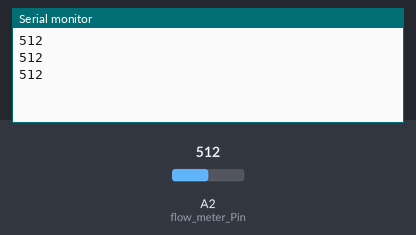
Simulated run of this sketch. Board: Arduino Uno, built with avr-gcc and run on an emulated ATmega328P. Parts: the last lines printed to the serial monitor. The test bench sets the inputs (shaded band); at power-on: A2 (flow_meter_Pin) = 512.

Above: at 2.2 s.
2.3 s: A2 (flow_meter_Pin) set to 716
At 2.9 s:
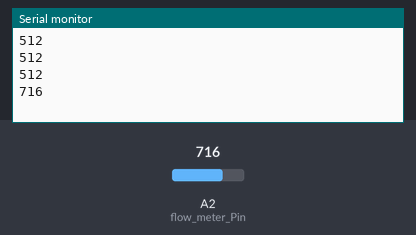
3.8 s: A2 (flow_meter_Pin) set to 900
At 4.4 s:
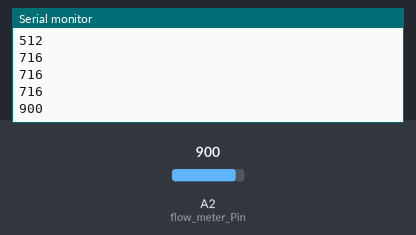
Timing chart, 0 to 6.8 s (numbered marks = the images above; inputs shaded):
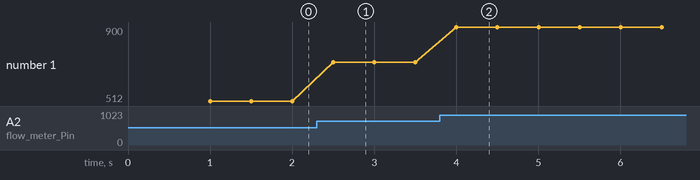

The sketch:

analog_readout_simple.ino
```cpp
// Simple sketch to read the analog flow meter values to serial monitor

const int flow_meter_Pin = 2; // Change this to whatever GPIO the flow meter is connected to
int value = 0;

void setup() {
  // put your setup code here, to run once:
  Serial.begin(115200);
  delay(1000);
}

void loop() {
  // put your main code here, to run repeatedly:
  value = analogRead(flow_meter_Pin);
  Serial.println(value);
  delay(500);
}
```

Measured:
- after the input at 2.3 s, the serial monitor: prints a new line after 0.20 s (image 1)
- after the input at 3.8 s, the serial monitor: prints a new line after 0.20 s (image 2)
- plotted number 1: 512 → 716 after the input at 2.3 s, 716 → 900 after the input at 3.8 s
